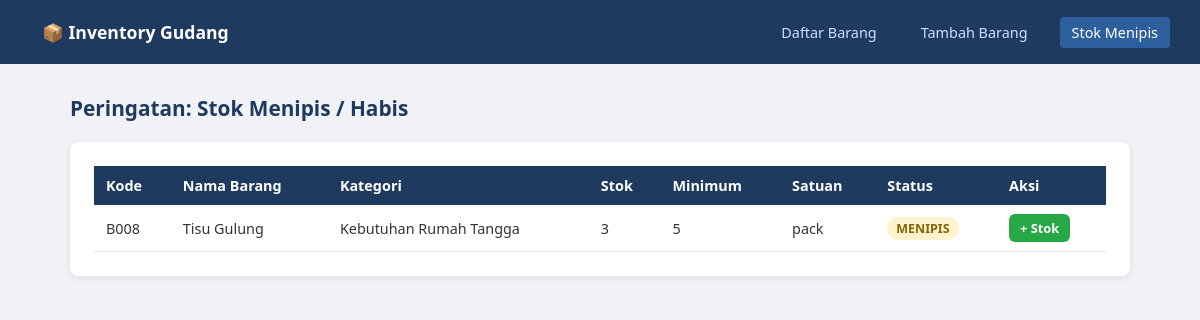
The app's page /laporan_menipis.php with its own data.
### tables this page shows
CREATE TABLE IF NOT EXISTS barang (
    kode VARCHAR(10) PRIMARY KEY,
    nama VARCHAR(100) NOT NULL,
    kode_kategori VARCHAR(10) NOT NULL,
    satuan VARCHAR(20) NOT NULL,
    stok INT DEFAULT 0,
    harga_beli DECIMAL(15,2) DEFAULT 0,
    stok_minimum INT DEFAULT 5,
    FOREIGN KEY (kode_kategori) REFERENCES kategori(kode)
);

CREATE TABLE IF NOT EXISTS kategori (
    kode VARCHAR(10) PRIMARY KEY,
    nama VARCHAR(100) NOT NULL
);

### laporan_menipis.php (the view, shortened to what this page needs)
<?php
require 'config.php';
$result = $conn->query("
    SELECT b.*, k.nama AS nama_kategori
    FROM barang b
    JOIN kategori k ON b.kode_kategori = k.kode
    WHERE b.stok <= b.stok_minimum
    ORDER BY b.stok ASC
");
?>
<!DOCTYPE html>
<html lang="id">
<head>
    <link rel="stylesheet" href="style.css">
</head>
<body>
<?php include 'navbar.php'; ?>
<div class="container">
    <h2>Peringatan: Stok Menipis / Habis</h2>
    <div class="card">
        <?php if ($result->num_rows === 0): ?>
            <p style="color:#155724;font-weight:600">✓ Semua barang dalam kondisi stok aman.</p>
        <?php else: ?>
        <table>
            <thead>
                <tr>
                    <th>Kode</th>
                    <th>Nama Barang</th>
                    <th>Kategori</th>
                    <th>Stok</th>
                    <th>Minimum</th>
                    <th>Satuan</th>
                    <th>Status</th>
                    <th>Aksi</th>
                </tr>
            </thead>
            <tbody>
            <?php while ($b = $result->fetch_assoc()):
                $status = $b['stok'] == 0 ? 'HABIS' : 'MENIPIS';
                $badge  = $b['stok'] == 0 ? 'badge-habis' : 'badge-menipis';
            ?>
                <tr>
                    <td><?= htmlspecialchars($b['kode']) ?></td>
                    <td><?= htmlspecialchars($b['nama']) ?></td>
                    <td><?= htmlspecialchars($b['nama_kategori']) ?></td>
                    <td><?= $b['stok'] ?></td>
                    <td><?= $b['stok_minimum'] ?></td>
                    <td><?= htmlspecialchars($b['satuan']) ?></td>
                    <td><span class="badge <?= $badge ?>"><?= $status ?></span></td>
                    <td>
                        <a href="barang_masuk.php?kode=<?= $b['kode'] ?>" class="btn btn-success btn-sm">+ Stok</a>
                    </td>
                </tr>
            <?php endwhile; ?>
            </tbody>
        </table>
        <?php endif; ?>
    </div>
</div>
</body>
</html>

### style.css (style rules this page uses)
* { box-sizing: border-box; margin: 0; padding: 0; }
body { font-family: 'Segoe UI', sans-serif; background: #f0f2f5; color: #333; }
.container { max-width: 1100px; margin: 30px auto; padding: 0 20px; }
h2 { margin-bottom: 20px; font-size: 1.3rem; color: #1e3a5f; }
.card { background: #fff; border-radius: 8px; padding: 24px; box-shadow: 0 2px 8px rgba(0,0,0,.08); margin-bottom: 24px; }
table { width: 100%; border-collapse: collapse; font-size: 0.9rem; }
th { background: #1e3a5f; color: #fff; padding: 10px 12px; text-align: left; }
td { padding: 9px 12px; border-bottom: 1px solid #e9ecef; }
.badge { display: inline-block; padding: 3px 9px; border-radius: 12px; font-size: 0.78rem; font-weight: 600; }
.badge-menipis { background: #fff3cd; color: #856404; }
.btn { display: inline-block; padding: 9px 18px; border-radius: 6px; font-size: 0.88rem; font-weight: 600; cursor: pointer; border: none; text-decoration: none; transition: opacity .2s; }
.btn-success { background: #28a745; color: #fff; }
.btn-sm { padding: 5px 11px; font-size: 0.8rem; }

### records on screen
barang: kode "B008", nama "Tisu Gulung", kode_kategori.nama "Kebutuhan Rumah Tangga", stok "3", stok_minimum "5", satuan "pack", stok "MENIPIS"
